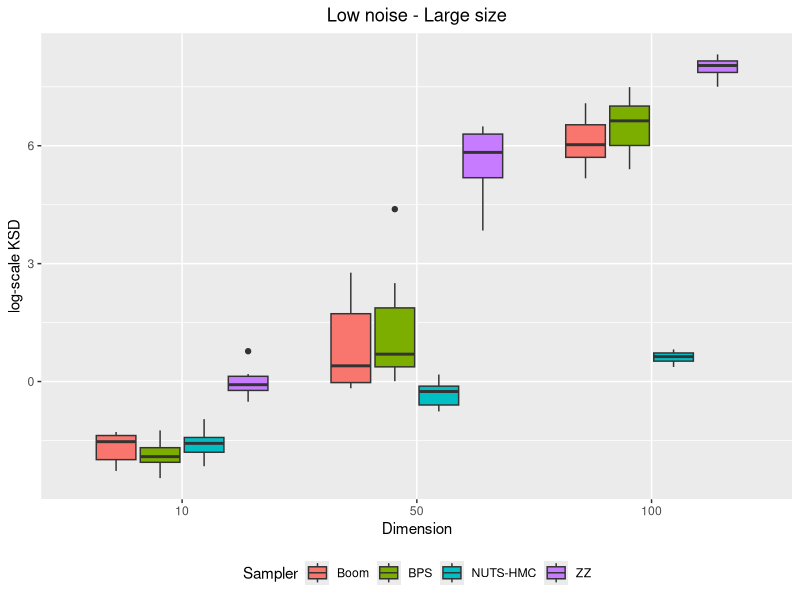

Source code (R):
# plot by number of dimensions
library(ggplot2)

convergence_bk_d10_n1000_slow = read.csv("convergence_bk_d10_n1000_slow.csv")
convergence_zz_d10_n1000_slow = read.csv("convergence_zz_d10_n1000_slow.csv")
convergence_hmc_d10_n1000_slow = read.csv("convergence_hmc_d10_n1000_slow.csv")
convergence_bps_d10_n1000_slow = read.csv("convergence_bps_d10_n1000_slow.csv")
convergence_bk_d50_n1000_slow = read.csv("convergence_bk_d50_n1000_slow.csv")
convergence_zz_d50_n1000_slow = read.csv("convergence_zz_d50_n1000_slow.csv")
convergence_hmc_d50_n1000_slow = read.csv("convergence_hmc_d50_n1000_slow.csv")
convergence_bps_d50_n1000_slow = read.csv("convergence_bps_d50_n1000_slow.csv")
convergence_bk_d100_n10000_slow = read.csv("convergence_bk_d100_n10000_slow.csv")
convergence_zz_d100_n10000_slow = read.csv("convergence_zz_d100_n10000_slow.csv")
convergence_hmc_d100_n10000_slow = read.csv("convergence_hmc_d100_n10000_slow.csv")
convergence_bps_d100_n10000_slow = read.csv("convergence_bps_d100_n10000_slow.csv")

#dataframe creation 
convergence_d10 = c(convergence_bk_d10_n1000_slow$X0,convergence_bps_d10_n1000_slow$X0,convergence_zz_d10_n1000_slow$X0,convergence_hmc_d10_n1000_slow$X0)
convergence_d50 = c(convergence_bk_d50_n1000_slow$X0,convergence_bps_d50_n1000_slow$X0,convergence_zz_d50_n1000_slow$X0,convergence_hmc_d50_n1000_slow$X0)
convergence_d100 = c(convergence_bk_d100_n10000_slow$X0,convergence_bps_d100_n10000_slow$X0,convergence_zz_d100_n10000_slow$X0,convergence_hmc_d100_n10000_slow$X0)
convergence_val = log(c(convergence_d10, convergence_d50, convergence_d100))
convergence = c("10", "50", "100")
d_val = rep(convergence, each=40)
samplers = c("Boom", "BPS", "ZZ", "NUTS-HMC")
s_val = c(rep(samplers, each=10),rep(samplers, each=10),rep(samplers, each=10))

df = data.frame(d_val, convergence_val, s_val)

#plot 
png("convergence_by_dimension_nlar_slow.png", units="in", width=5, height=5, res=600)
ggplot(df, aes(x=factor(d_val, level=c("10", "50", "100")), y=convergence_val, fill=s_val)) + 
  geom_boxplot() + xlab("Dimension") + ylab("log-scale KSD") + ggtitle("Low noise - Large size")+ labs(fill='Sampler') + theme(plot.title = element_text(hjust = 0.5), legend.position="bottom")
dev.off()